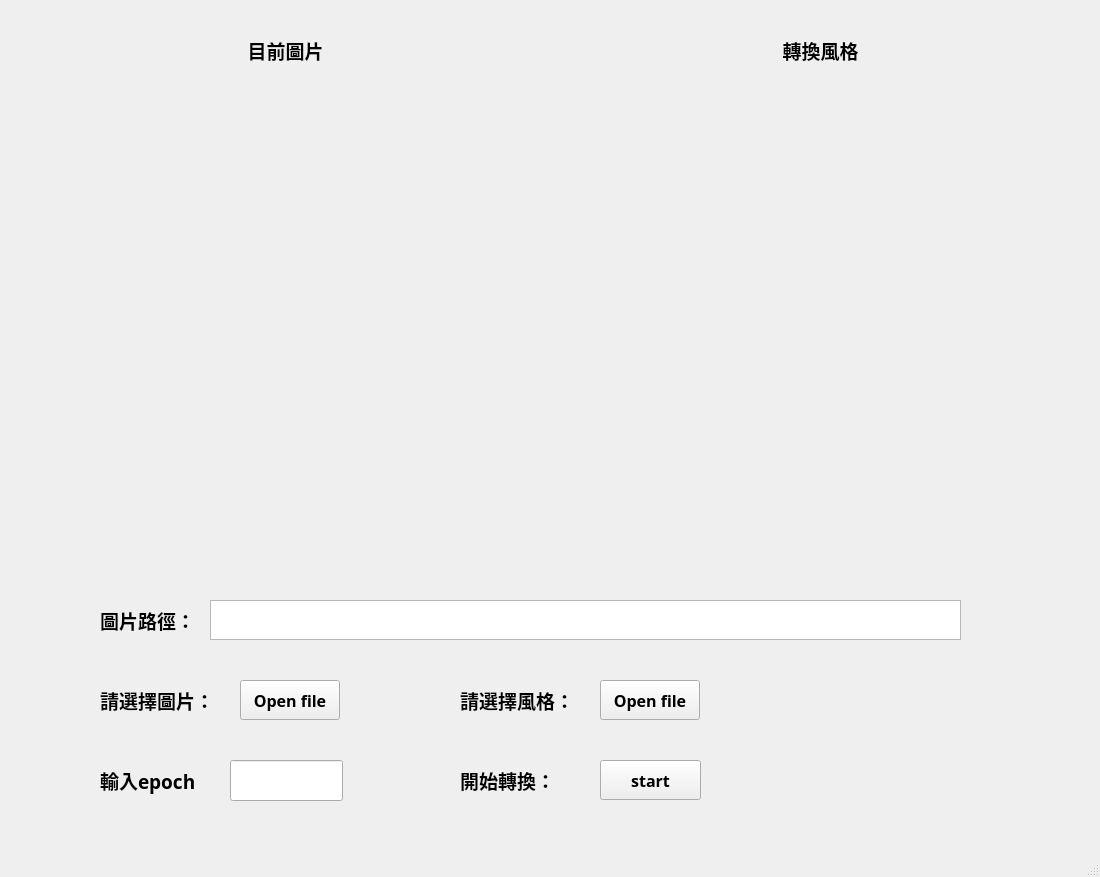
<?xml version="1.0" encoding="UTF-8"?>
<ui version="4.0">
 <class>MainWindow</class>
 <widget class="QMainWindow" name="MainWindow">
  <property name="geometry">
   <rect>
    <x>0</x>
    <y>0</y>
    <width>1100</width>
    <height>877</height>
   </rect>
  </property>
  <property name="windowTitle">
   <string>MainWindow</string>
  </property>
  <widget class="QWidget" name="centralwidget">
   <widget class="QTextEdit" name="show_file_path">
    <property name="geometry">
     <rect>
      <x>210</x>
      <y>600</y>
      <width>751</width>
      <height>40</height>
     </rect>
    </property>
    <property name="font">
     <font>
      <family>Adobe 繁黑體 Std B</family>
      <pointsize>14</pointsize>
     </font>
    </property>
   </widget>
   <widget class="QLabel" name="file_path_label">
    <property name="geometry">
     <rect>
      <x>100</x>
      <y>600</y>
      <width>101</width>
      <height>41</height>
     </rect>
    </property>
    <property name="font">
     <font>
      <family>Adobe 繁黑體 Std B</family>
      <pointsize>14</pointsize>
      <weight>75</weight>
      <bold>true</bold>
     </font>
    </property>
    <property name="text">
     <string>圖片路徑：</string>
    </property>
   </widget>
   <widget class="QLabel" name="choose_label">
    <property name="geometry">
     <rect>
      <x>100</x>
      <y>680</y>
      <width>121</width>
      <height>41</height>
     </rect>
    </property>
    <property name="font">
     <font>
      <family>Adobe 繁黑體 Std B</family>
      <pointsize>14</pointsize>
      <weight>75</weight>
      <bold>true</bold>
     </font>
    </property>
    <property name="text">
     <string>請選擇圖片：</string>
    </property>
   </widget>
   <widget class="QPushButton" name="choose_button">
    <property name="geometry">
     <rect>
      <x>240</x>
      <y>680</y>
      <width>100</width>
      <height>40</height>
     </rect>
    </property>
    <property name="font">
     <font>
      <family>Adobe 繁黑體 Std B</family>
      <pointsize>12</pointsize>
      <weight>75</weight>
      <bold>true</bold>
     </font>
    </property>
    <property name="text">
     <string>Open file</string>
    </property>
   </widget>
   <widget class="QLabel" name="start_label">
    <property name="geometry">
     <rect>
      <x>460</x>
      <y>760</y>
      <width>171</width>
      <height>41</height>
     </rect>
    </property>
    <property name="font">
     <font>
      <family>Adobe 繁黑體 Std B</family>
      <pointsize>14</pointsize>
      <weight>75</weight>
      <bold>true</bold>
     </font>
    </property>
    <property name="text">
     <string>開始轉換：</string>
    </property>
   </widget>
   <widget class="QPushButton" name="start_button">
    <property name="geometry">
     <rect>
      <x>600</x>
      <y>760</y>
      <width>101</width>
      <height>40</height>
     </rect>
    </property>
    <property name="font">
     <font>
      <family>Adobe 繁黑體 Std B</family>
      <pointsize>12</pointsize>
      <weight>75</weight>
      <bold>true</bold>
     </font>
    </property>
    <property name="text">
     <string>start</string>
    </property>
   </widget>
   <widget class="QLabel" name="image_label">
    <property name="geometry">
     <rect>
      <x>240</x>
      <y>30</y>
      <width>91</width>
      <height>41</height>
     </rect>
    </property>
    <property name="font">
     <font>
      <family>Adobe 繁黑體 Std B</family>
      <pointsize>14</pointsize>
      <weight>75</weight>
      <bold>true</bold>
     </font>
    </property>
    <property name="text">
     <string>目前圖片</string>
    </property>
    <property name="alignment">
     <set>Qt::AlignCenter</set>
    </property>
   </widget>
   <widget class="QLabel" name="style_label_2">
    <property name="geometry">
     <rect>
      <x>770</x>
      <y>30</y>
      <width>101</width>
      <height>41</height>
     </rect>
    </property>
    <property name="font">
     <font>
      <family>Adobe 繁黑體 Std B</family>
      <pointsize>14</pointsize>
      <weight>75</weight>
      <bold>true</bold>
     </font>
    </property>
    <property name="text">
     <string>&lt;html&gt;&lt;head/&gt;&lt;body&gt;&lt;p&gt;轉換風格&lt;/p&gt;&lt;/body&gt;&lt;/html&gt;</string>
    </property>
    <property name="alignment">
     <set>Qt::AlignCenter</set>
    </property>
   </widget>
   <widget class="QLabel" name="image">
    <property name="enabled">
     <bool>true</bool>
    </property>
    <property name="geometry">
     <rect>
      <x>29</x>
      <y>90</y>
      <width>521</width>
      <height>471</height>
     </rect>
    </property>
    <property name="font">
     <font>
      <family>Adobe 繁黑體 Std B</family>
      <pointsize>14</pointsize>
      <italic>false</italic>
      <underline>false</underline>
      <strikeout>false</strikeout>
      <kerning>true</kerning>
     </font>
    </property>
    <property name="text">
     <string/>
    </property>
    <property name="alignment">
     <set>Qt::AlignCenter</set>
    </property>
   </widget>
   <widget class="QLabel" name="image_2">
    <property name="enabled">
     <bool>true</bool>
    </property>
    <property name="geometry">
     <rect>
      <x>560</x>
      <y>90</y>
      <width>521</width>
      <height>471</height>
     </rect>
    </property>
    <property name="font">
     <font>
      <family>Adobe 繁黑體 Std B</family>
      <pointsize>14</pointsize>
      <italic>false</italic>
      <underline>false</underline>
      <strikeout>false</strikeout>
      <kerning>true</kerning>
     </font>
    </property>
    <property name="text">
     <string/>
    </property>
    <property name="alignment">
     <set>Qt::AlignCenter</set>
    </property>
   </widget>
   <widget class="QLabel" name="style_label">
    <property name="geometry">
     <rect>
      <x>460</x>
      <y>680</y>
      <width>121</width>
      <height>41</height>
     </rect>
    </property>
    <property name="font">
     <font>
      <family>Adobe 繁黑體 Std B</family>
      <pointsize>14</pointsize>
      <weight>75</weight>
      <bold>true</bold>
     </font>
    </property>
    <property name="text">
     <string>請選擇風格：</string>
    </property>
   </widget>
   <widget class="QPushButton" name="style_button">
    <property name="geometry">
     <rect>
      <x>600</x>
      <y>680</y>
      <width>100</width>
      <height>40</height>
     </rect>
    </property>
    <property name="font">
     <font>
      <family>Adobe 繁黑體 Std B</family>
      <pointsize>12</pointsize>
      <weight>75</weight>
      <bold>true</bold>
     </font>
    </property>
    <property name="text">
     <string>Open file</string>
    </property>
   </widget>
   <widget class="QLineEdit" name="epoch_lineeditor">
    <property name="geometry">
     <rect>
      <x>230</x>
      <y>760</y>
      <width>113</width>
      <height>41</height>
     </rect>
    </property>
   </widget>
   <widget class="QLabel" name="epoch_label">
    <property name="geometry">
     <rect>
      <x>100</x>
      <y>760</y>
      <width>121</width>
      <height>41</height>
     </rect>
    </property>
    <property name="font">
     <font>
      <family>Adobe 繁黑體 Std B</family>
      <pointsize>14</pointsize>
      <weight>75</weight>
      <bold>true</bold>
     </font>
    </property>
    <property name="text">
     <string>輸入epoch</string>
    </property>
   </widget>
  </widget>
  <widget class="QMenuBar" name="menubar">
   <property name="geometry">
    <rect>
     <x>0</x>
     <y>0</y>
     <width>1100</width>
     <height>25</height>
    </rect>
   </property>
  </widget>
  <widget class="QStatusBar" name="statusbar"/>
 </widget>
 <resources/>
 <connections/>
</ui>
